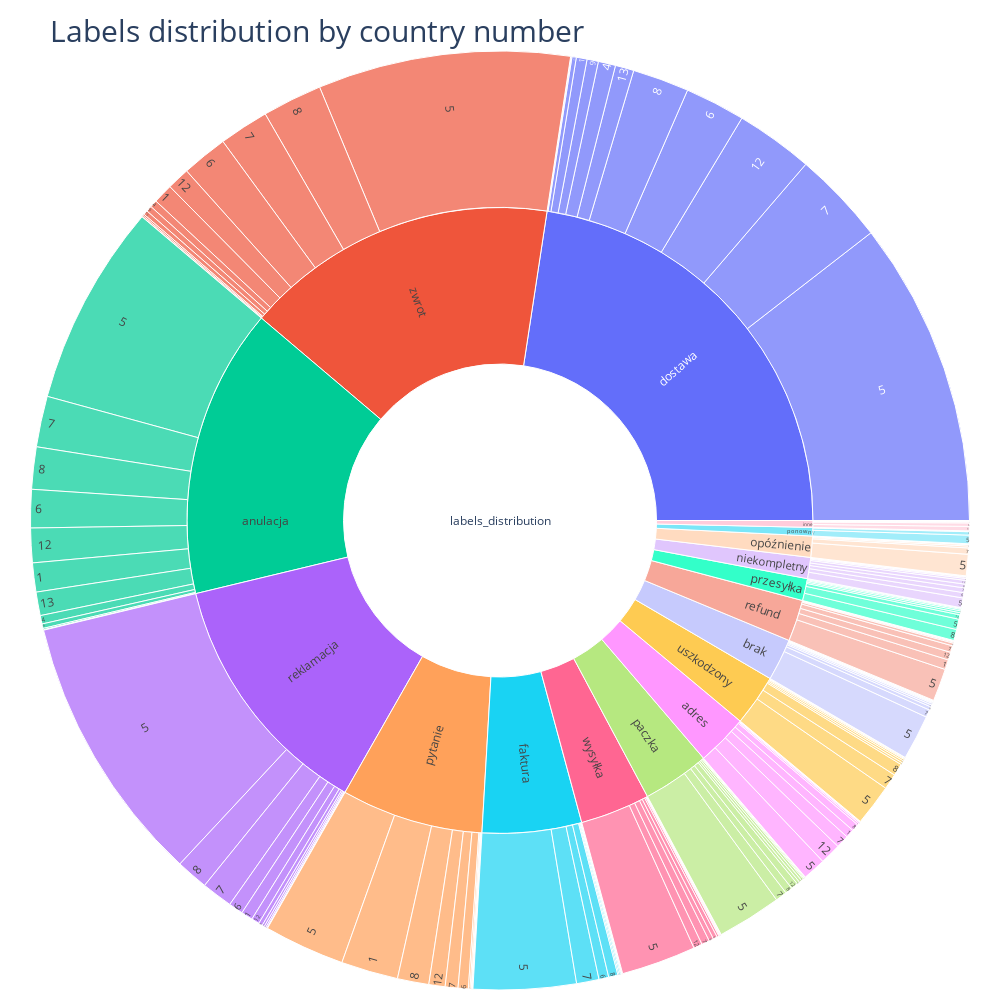

Notebook code cell kept with this figure:
### Code cell
fig =go.Figure(go.Sunburst(
    ids = sunburst_df.ids,
    labels = sunburst_df.label,
    parents = sunburst_df.parent,
    values = sunburst_df.val_perc,
    branchvalues="total",
    insidetextorientation="radial",
))

fig.update_layout(
    title=dict(text="Labels distribution by country number", font=dict(size=30), automargin=True, yref='paper'),
    margin = dict(t=10, l=10, r=10, b=10),
    autosize=True,
    width=1000,
    height=1000,
)

fig.show()

### Figure 1 — Plotly figure (JSON) as saved in the notebook; plotly's stock layout.template omitted (floating-point values rounded to 4 significant figures; data arrays with more than 128 entries replaced by an {"elided": "..."} marker saying what was removed)
{"data": [{"branchvalues": "total", "ids": {"elided": "195 str values"}, "insidetextorientation": "radial", "labels": {"elided": "195 mixed values"}, "parents": {"elided": "195 str values"}, "type": "sunburst", "values": {"elided": "195 float values"}}], "layout": {"autosize": true, "height": 1000, "margin": {"b": 10, "l": 10, "r": 10, "t": 10}, "title": {"automargin": true, "font": {"size": 30}, "text": "Labels distribution by country number", "yref": "paper"}, "width": 1000}}
